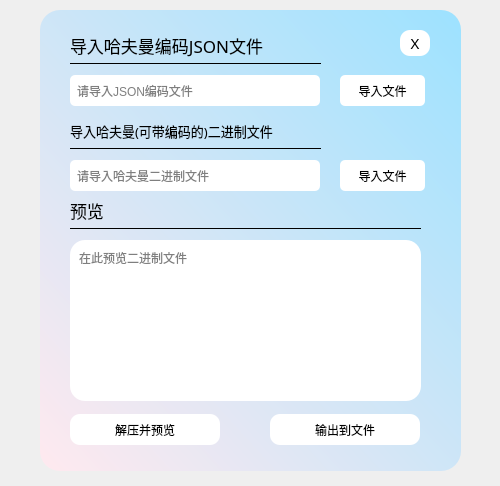
<?xml version="1.0" encoding="UTF-8"?>
<ui version="4.0">
 <class>uncompress</class>
 <widget class="QWidget" name="uncompress">
  <property name="geometry">
   <rect>
    <x>0</x>
    <y>0</y>
    <width>500</width>
    <height>486</height>
   </rect>
  </property>
  <property name="windowTitle">
   <string>Form</string>
  </property>
  <widget class="QLabel" name="label">
   <property name="geometry">
    <rect>
     <x>70</x>
     <y>30</y>
     <width>241</width>
     <height>31</height>
    </rect>
   </property>
   <property name="font">
    <font>
     <family>苹方 中等</family>
     <pointsize>13</pointsize>
    </font>
   </property>
   <property name="text">
    <string>导入哈夫曼编码JSON文件</string>
   </property>
  </widget>
  <widget class="Line" name="line">
   <property name="geometry">
    <rect>
     <x>70</x>
     <y>55</y>
     <width>251</width>
     <height>16</height>
    </rect>
   </property>
   <property name="frameShadow">
    <enum>QFrame::Plain</enum>
   </property>
   <property name="lineWidth">
    <number>1</number>
   </property>
   <property name="orientation">
    <enum>Qt::Horizontal</enum>
   </property>
  </widget>
  <widget class="QLineEdit" name="lineEdit_json">
   <property name="geometry">
    <rect>
     <x>70</x>
     <y>75</y>
     <width>250</width>
     <height>31</height>
    </rect>
   </property>
   <property name="styleSheet">
    <string notr="true">background-color: rgb(255, 255, 255);
border-radius:5px;

padding:5px;</string>
   </property>
   <property name="placeholderText">
    <string>请导入JSON编码文件</string>
   </property>
  </widget>
  <widget class="QPushButton" name="pushButton_input1">
   <property name="geometry">
    <rect>
     <x>340</x>
     <y>75</y>
     <width>85</width>
     <height>31</height>
    </rect>
   </property>
   <property name="styleSheet">
    <string notr="true">QPushButton#pushButton_input1{

	background-color: rgb(255, 255, 255);
	border-radius:5px;
	

}

QPushButton#pushButton_input1:hover{
background-color: rgb(54, 71, 30);
	
	color: rgb(255, 255, 255);
	border-radius:5px;
	

}

</string>
   </property>
   <property name="text">
    <string>导入文件</string>
   </property>
  </widget>
  <widget class="QPushButton" name="pushButton_uncompress">
   <property name="geometry">
    <rect>
     <x>70</x>
     <y>414</y>
     <width>150</width>
     <height>31</height>
    </rect>
   </property>
   <property name="styleSheet">
    <string notr="true">QPushButton#pushButton_uncompress{

background-color: rgb(255, 255, 255);
border-radius:10px;

}


QPushButton#pushButton_uncompress:hover{
background-color: rgb(0, 255, 127);
	color: rgb(255, 255, 255);
border-radius:10px;

}</string>
   </property>
   <property name="text">
    <string>解压并预览</string>
   </property>
  </widget>
  <widget class="QPushButton" name="pushButton_save">
   <property name="geometry">
    <rect>
     <x>270</x>
     <y>414</y>
     <width>150</width>
     <height>31</height>
    </rect>
   </property>
   <property name="styleSheet">
    <string notr="true">QPushButton#pushButton_save{

background-color: rgb(255, 255, 255);
border-radius:10px;

}


QPushButton#pushButton_save:hover{
background-color: rgb(0, 255, 127);
	color: rgb(255, 255, 255);
border-radius:10px;

}</string>
   </property>
   <property name="text">
    <string>输出到文件</string>
   </property>
  </widget>
  <widget class="QLabel" name="label_2">
   <property name="geometry">
    <rect>
     <x>70</x>
     <y>115</y>
     <width>241</width>
     <height>31</height>
    </rect>
   </property>
   <property name="font">
    <font>
     <family>苹方 中等</family>
     <pointsize>10</pointsize>
    </font>
   </property>
   <property name="text">
    <string>导入哈夫曼(可带编码的)二进制文件</string>
   </property>
  </widget>
  <widget class="Line" name="line_2">
   <property name="geometry">
    <rect>
     <x>70</x>
     <y>140</y>
     <width>251</width>
     <height>16</height>
    </rect>
   </property>
   <property name="frameShadow">
    <enum>QFrame::Plain</enum>
   </property>
   <property name="lineWidth">
    <number>1</number>
   </property>
   <property name="orientation">
    <enum>Qt::Horizontal</enum>
   </property>
  </widget>
  <widget class="QLineEdit" name="lineEdit__huf">
   <property name="geometry">
    <rect>
     <x>70</x>
     <y>160</y>
     <width>250</width>
     <height>31</height>
    </rect>
   </property>
   <property name="styleSheet">
    <string notr="true">background-color: rgb(255, 255, 255);
border-radius:5px;

padding:5px;</string>
   </property>
   <property name="placeholderText">
    <string>请导入哈夫曼二进制文件</string>
   </property>
  </widget>
  <widget class="QPushButton" name="pushButton_input2">
   <property name="geometry">
    <rect>
     <x>340</x>
     <y>160</y>
     <width>85</width>
     <height>31</height>
    </rect>
   </property>
   <property name="styleSheet">
    <string notr="true">QPushButton#pushButton_input2{

	background-color: rgb(255, 255, 255);
	border-radius:5px;
	

}

QPushButton#pushButton_input2:hover{
background-color: rgb(54, 71, 30);
	
	color: rgb(255, 255, 255);
	border-radius:5px;
	

}

</string>
   </property>
   <property name="text">
    <string>导入文件</string>
   </property>
  </widget>
  <widget class="QLabel" name="label_3">
   <property name="geometry">
    <rect>
     <x>70</x>
     <y>195</y>
     <width>201</width>
     <height>31</height>
    </rect>
   </property>
   <property name="font">
    <font>
     <family>苹方 中等</family>
     <pointsize>13</pointsize>
    </font>
   </property>
   <property name="text">
    <string>预览</string>
   </property>
  </widget>
  <widget class="Line" name="line_3">
   <property name="geometry">
    <rect>
     <x>70</x>
     <y>220</y>
     <width>351</width>
     <height>16</height>
    </rect>
   </property>
   <property name="frameShadow">
    <enum>QFrame::Plain</enum>
   </property>
   <property name="lineWidth">
    <number>1</number>
   </property>
   <property name="orientation">
    <enum>Qt::Horizontal</enum>
   </property>
  </widget>
  <widget class="QTextEdit" name="textEdit">
   <property name="geometry">
    <rect>
     <x>70</x>
     <y>240</y>
     <width>351</width>
     <height>161</height>
    </rect>
   </property>
   <property name="font">
    <font>
     <family>苹方 中等</family>
     <pointsize>9</pointsize>
    </font>
   </property>
   <property name="styleSheet">
    <string notr="true">QTextEdit#textEdit{
background-color: rgb(255, 255, 255);
selection-color: #0a214c; 
selection-background-color: #C19A6B;
border-radius:15px;

padding:5px;
}
QScrollBar:vertical
{
    width:8px;
    background:rgba(0,0,0,0%);
    margin:0px,0px,0px,0px;

}
QScrollBar::handle:vertical
{
    width:8px;
    background:rgba(0,0,0,25%);
    border-radius:4px;   
    min-height:20;
}
QScrollBar::handle:vertical:hover
{
    width:8px;
    background:rgba(0,0,0,50%); 
    border-radius:4px;
    min-height:20;
}
QScrollBar::add-line:vertical
{
    height:9px;width:8px;
    border-image:url(:/images/a/3.png);
    subcontrol-position:bottom;
}
QScrollBar::sub-line:vertical
{
    height:9px;width:8px;
    border-image:url(:/images/a/1.png);
    subcontrol-position:top;
}
QScrollBar::add-line:vertical:hover
{
    height:9px;width:8px;
    border-image:url(:/images/a/4.png);
    subcontrol-position:bottom;
}
QScrollBar::sub-line:vertical:hover
{
    height:9px;width:8px;
    border-image:url(:/images/a/2.png);
    subcontrol-position:top;
}
QScrollBar::add-page:vertical,QScrollBar::sub-page:vertical
{
    background:rgba(0,0,0,10%);
    border-radius:4px;
}

</string>
   </property>
   <property name="placeholderText">
    <string>在此预览二进制文件</string>
   </property>
  </widget>
  <widget class="QFrame" name="frame">
   <property name="geometry">
    <rect>
     <x>40</x>
     <y>10</y>
     <width>421</width>
     <height>461</height>
    </rect>
   </property>
   <property name="styleSheet">
    <string notr="true">background-color: qlineargradient(spread:pad, x1:0, y1:1, x2:1, y2:0, stop:0 rgba(255, 233, 239, 255), stop:1 rgba(157, 226, 255, 255));

border-radius:20px;</string>
   </property>
   <property name="frameShape">
    <enum>QFrame::StyledPanel</enum>
   </property>
   <property name="frameShadow">
    <enum>QFrame::Raised</enum>
   </property>
  </widget>
  <widget class="QPushButton" name="pushButton_close">
   <property name="geometry">
    <rect>
     <x>400</x>
     <y>30</y>
     <width>30</width>
     <height>26</height>
    </rect>
   </property>
   <property name="font">
    <font>
     <family>Berlin Sans FB</family>
     <pointsize>11</pointsize>
     <weight>50</weight>
     <bold>false</bold>
    </font>
   </property>
   <property name="styleSheet">
    <string notr="true">QPushButton#pushButton_close{
border-style:inset;

border-radius:10px;
background-color: rgb(255, 255, 255);

}
QPushButton#pushButton_close:hover{
background-color: rgb(255, 0, 0);
	
	color: rgb(255, 255, 255);
}
</string>
   </property>
   <property name="text">
    <string>X</string>
   </property>
  </widget>
  <zorder>frame</zorder>
  <zorder>label</zorder>
  <zorder>line</zorder>
  <zorder>lineEdit_json</zorder>
  <zorder>pushButton_input1</zorder>
  <zorder>pushButton_uncompress</zorder>
  <zorder>pushButton_save</zorder>
  <zorder>label_2</zorder>
  <zorder>line_2</zorder>
  <zorder>lineEdit__huf</zorder>
  <zorder>pushButton_input2</zorder>
  <zorder>label_3</zorder>
  <zorder>line_3</zorder>
  <zorder>textEdit</zorder>
  <zorder>pushButton_close</zorder>
 </widget>
 <resources/>
 <connections/>
</ui>
